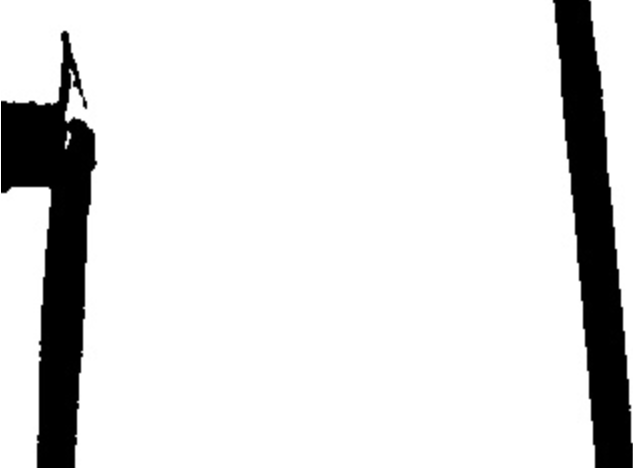
#> input picture photos/Screenshot 2024-04-18 104818.png, 633 x 468 px
$ python 12.py
#> lines starting #> are read from the running program, lines starting #| are printed output that depends on the picture; after the words box and inside, x2 and y2 are one past the last pixel; in counts of white or black regions, pixels touching at a corner belong together
# coding=utf-8
import cv2
import numpy as np

img = cv2.imread('./photos/Screenshot 2024-04-18 104818.png')
#> img is the input picture: shape (468, 633, 3); min 0, max 255, mean 222.5

gray = cv2.cvtColor(img, cv2.COLOR_BGR2GRAY)

gaus = cv2.GaussianBlur(gray, (3, 3), 0)

edges = cv2.Canny(gaus, 50, 150, apertureSize=3)
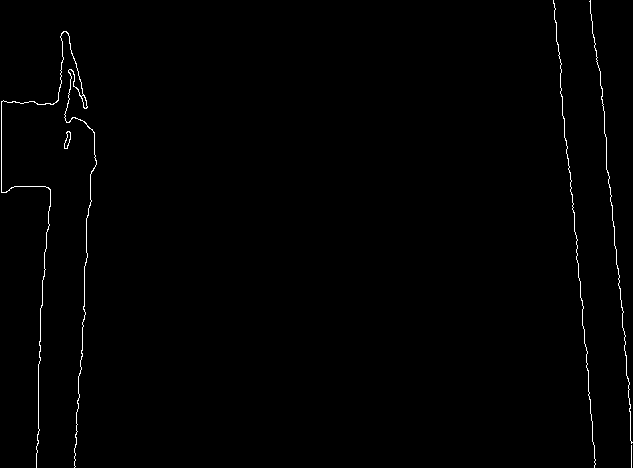
#> edges: shape (468, 633); 0.74% white in thin lines or dots

minLineLength = 100
maxLineGap = 10
lines = cv2.HoughLinesP(edges, 1, np.pi / 180, 100, minLineLength, maxLineGap)
#> lines = 18 rows, first 6: [590, 401, 590, 411], [574, 218, 574, 228], [592, 25, 593, 37], [606, 138, 606, 148], [588, 379, 588, 389], [616, 251, 616, 261]

for x1, y1, x2, y2 in lines[0]:
    cv2.line(img, (x1, y1), (x2, y2), (0, 255, 0), 2)
#> this loop made 1 pass
#> img: shape (468, 633, 3); 0.01% of pixels changed, all inside (x1, y1, x2, y2) = (589, 400, 592, 413)

cv2.imshow("houghline", img)
cv2.waitKey()
cv2.destroyAllWindows()

$ run again, with photos/Screenshot 2024-03-04 152448.png copied over photos/Screenshot 2024-04-18 104818.png
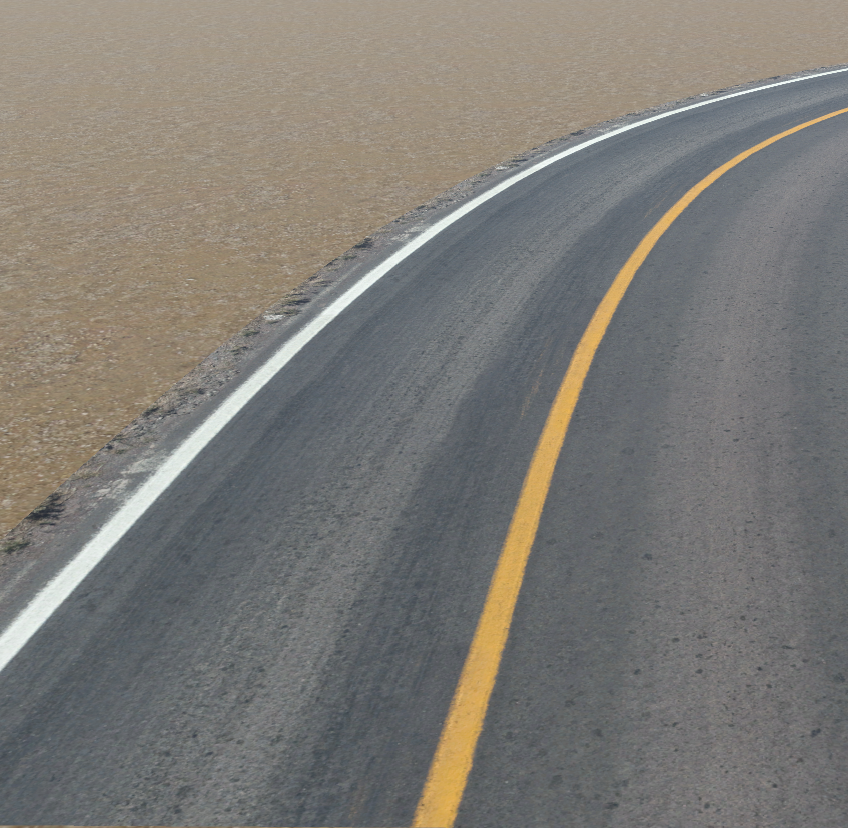
#> input picture photos/Screenshot 2024-03-04 152448.png, 848 x 828 px
#> img is the input picture: shape (828, 848, 3); mean B, G, R 117.7, 122.5, 124.9
#> `gray = cv2.cvtColor(img, cv2.COLOR_BGR2GRAY)`:
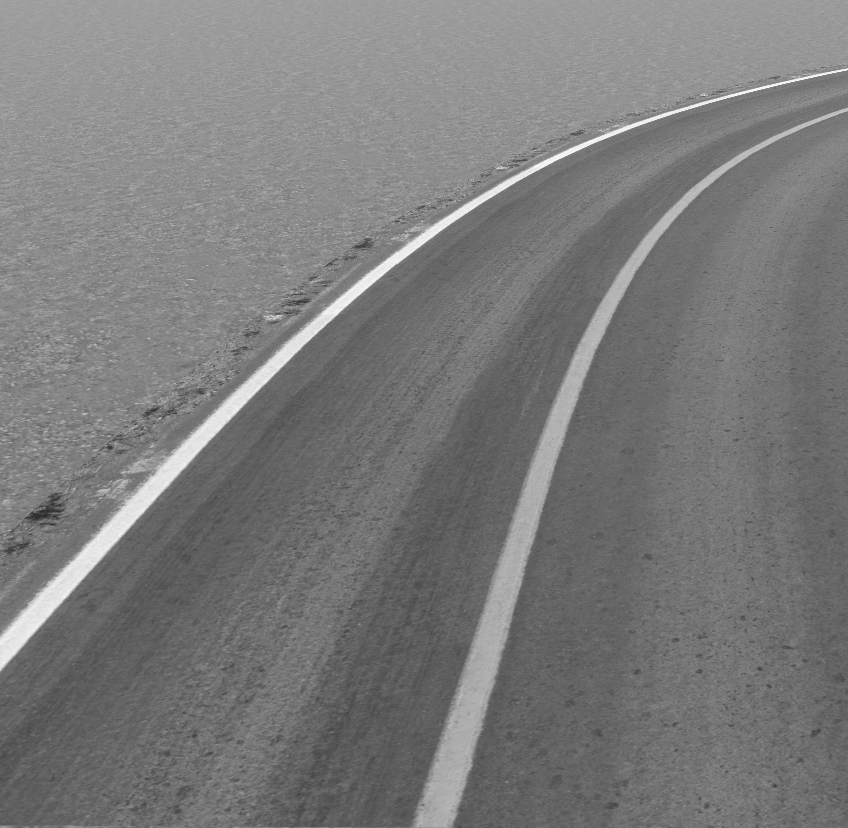
#> gray: shape (828, 848); min 43, max 252, mean 122.7
#> `edges = cv2.Canny(gaus, 50, 150, apertureSize=3)`:
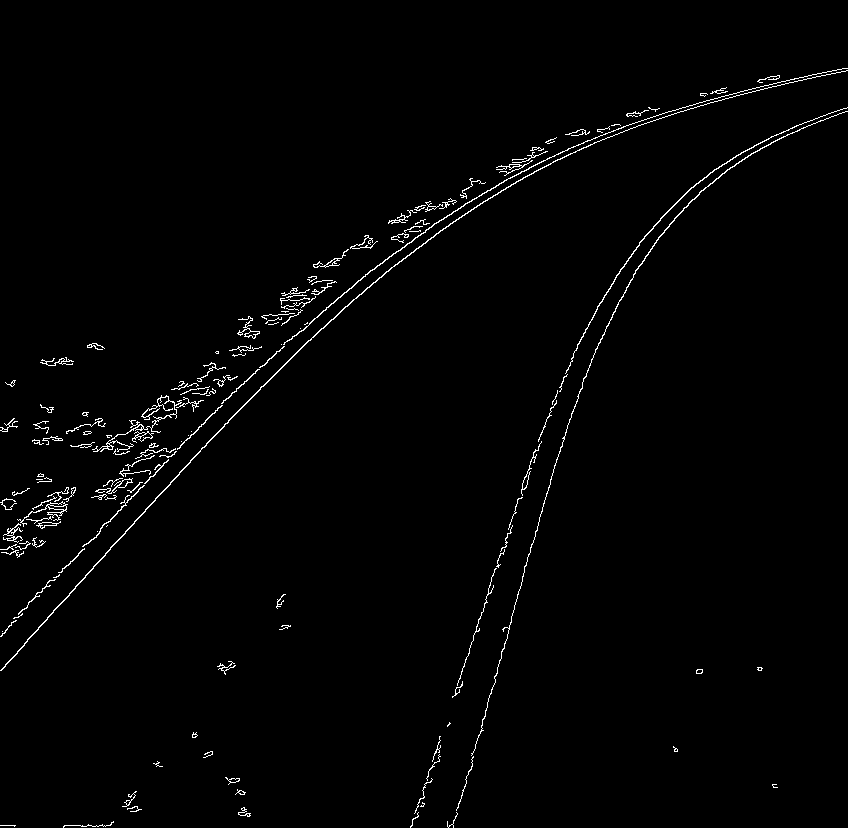
#> edges: shape (828, 848); 1.4% white in thin lines or dots
#> lines = 38 rows, first 6: [0, 670, 53, 612], [188, 438, 216, 410], [105, 553, 179, 474], [470, 211, 488, 198], [503, 649, 506, 639], [361, 278, 378, 265]
#> the loop `for x1, y1, x2, y2 in lines[0]:` made 1 pass
